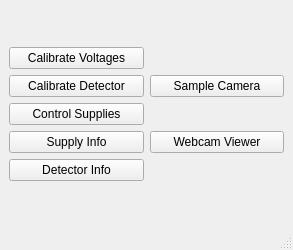
<?xml version="1.0" encoding="UTF-8"?>
<ui version="4.0">
 <class>MainWindow</class>
 <widget class="QMainWindow" name="MainWindow">
  <property name="geometry">
   <rect>
    <x>0</x>
    <y>0</y>
    <width>293</width>
    <height>250</height>
   </rect>
  </property>
  <property name="windowTitle">
   <string>MainWindow</string>
  </property>
  <widget class="QWidget" name="centralwidget">
   <layout class="QVBoxLayout" name="verticalLayout_2">
    <item>
     <layout class="QHBoxLayout" name="horizontalLayout">
      <item>
       <layout class="QVBoxLayout" name="verticalLayout">
        <item>
         <widget class="QPushButton" name="CalibrateVoltages">
          <property name="text">
           <string>Calibrate Voltages</string>
          </property>
         </widget>
        </item>
        <item>
         <widget class="QPushButton" name="CalibrateDetector">
          <property name="text">
           <string>Calibrate Detector</string>
          </property>
         </widget>
        </item>
        <item>
         <widget class="QPushButton" name="ControlSupplies">
          <property name="text">
           <string>Control Supplies</string>
          </property>
         </widget>
        </item>
        <item>
         <widget class="QPushButton" name="SupplyInfo">
          <property name="text">
           <string>Supply Info</string>
          </property>
         </widget>
        </item>
        <item>
         <widget class="QPushButton" name="DetectorInfo">
          <property name="text">
           <string>Detector Info</string>
          </property>
         </widget>
        </item>
       </layout>
      </item>
      <item>
       <layout class="QVBoxLayout" name="verticalLayout_4">
        <item>
         <widget class="QPushButton" name="basler_btn">
          <property name="text">
           <string>Sample Camera</string>
          </property>
         </widget>
        </item>
        <item>
         <widget class="QPushButton" name="webcam_btn">
          <property name="text">
           <string>Webcam Viewer</string>
          </property>
         </widget>
        </item>
       </layout>
      </item>
     </layout>
    </item>
   </layout>
  </widget>
  <widget class="QMenuBar" name="menubar">
   <property name="geometry">
    <rect>
     <x>0</x>
     <y>0</y>
     <width>293</width>
     <height>21</height>
    </rect>
   </property>
  </widget>
  <widget class="QStatusBar" name="statusbar"/>
 </widget>
 <resources/>
 <connections/>
</ui>
